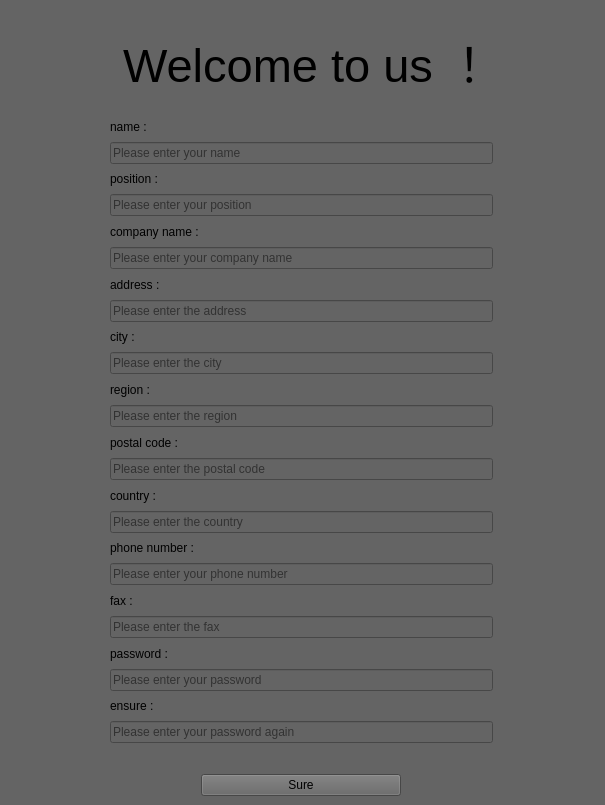
                         <widget class="QWidget" name="scrollAreaWidgetContents_3">
                          <property name="geometry">
                           <rect>
                            <x>0</x>
                            <y>0</y>
                            <width>568</width>
                            <height>805</height>
                           </rect>
                          </property>
                          <property name="maximumSize">
                           <size>
                            <width>16777215</width>
                            <height>16777215</height>
                           </size>
                          </property>
                          <property name="styleSheet">
                           <string notr="true">background-color: rgb(100, 100, 100);</string>
                          </property>
                          <layout class="QGridLayout" name="gridLayout_5">
                           <property name="leftMargin">
                            <number>9</number>
                           </property>
                           <property name="bottomMargin">
                            <number>9</number>
                           </property>
                           <item row="10" column="2">
                            <widget class="QLabel" name="label_47">
                             <property name="text">
                              <string>city :</string>
                             </property>
                             <property name="alignment">
                              <set>Qt::AlignLeading|Qt::AlignLeft|Qt::AlignVCenter</set>
                             </property>
                            </widget>
                           </item>
                           <item row="1" column="3">
                            <widget class="QLabel" name="label_55">
                             <property name="sizePolicy">
                              <sizepolicy hsizetype="Expanding" vsizetype="Preferred">
                               <horstretch>0</horstretch>
                               <verstretch>0</verstretch>
                              </sizepolicy>
                             </property>
                             <property name="minimumSize">
                              <size>
                               <width>95</width>
                               <height>0</height>
                              </size>
                             </property>
                             <property name="text">
                              <string/>
                             </property>
                            </widget>
                           </item>
                           <item row="11" column="2">
                            <widget class="QLineEdit" name="linecity">
                             <property name="maximumSize">
                              <size>
                               <width>16777215</width>
                               <height>16777215</height>
                              </size>
                             </property>
                             <property name="text">
                              <string/>
                             </property>
                             <property name="placeholderText">
                              <string>Please enter the city</string>
                             </property>
                            </widget>
                           </item>
                           <item row="1" column="0">
                            <widget class="QLabel" name="label_56">
                             <property name="sizePolicy">
                              <sizepolicy hsizetype="Expanding" vsizetype="Preferred">
                               <horstretch>0</horstretch>
                               <verstretch>0</verstretch>
                              </sizepolicy>
                             </property>
                             <property name="minimumSize">
                              <size>
                               <width>95</width>
                               <height>0</height>
                              </size>
                             </property>
                             <property name="maximumSize">
                              <size>
                               <width>16777215</width>
                               <height>16777215</height>
                              </size>
                             </property>
                             <property name="text">
                              <string/>
                             </property>
                            </widget>
                           </item>
                           <item row="4" column="2">
                            <widget class="QLabel" name="label_44">
                             <property name="text">
                              <string>position :</string>
                             </property>
                             <property name="alignment">
                              <set>Qt::AlignLeading|Qt::AlignLeft|Qt::AlignVCenter</set>
                             </property>
                            </widget>
                           </item>
                           <item row="18" column="2">
                            <widget class="QLabel" name="label_51">
                             <property name="text">
                              <string>phone number :</string>
                             </property>
                             <property name="alignment">
                              <set>Qt::AlignLeading|Qt::AlignLeft|Qt::AlignVCenter</set>
                             </property>
                            </widget>
                           </item>
                           <item row="22" column="2">
                            <widget class="QLabel" name="label_53">
                             <property name="text">
                              <string>password :</string>
                             </property>
                             <property name="alignment">
                              <set>Qt::AlignLeading|Qt::AlignLeft|Qt::AlignVCenter</set>
                             </property>
                            </widget>
                           </item>
                           <item row="20" column="2">
                            <widget class="QLabel" name="label_52">
                             <property name="text">
                              <string>fax :</string>
                             </property>
                             <property name="alignment">
                              <set>Qt::AlignLeading|Qt::AlignLeft|Qt::AlignVCenter</set>
                             </property>
                            </widget>
                           </item>
                           <item row="9" column="2">
                            <widget class="QLineEdit" name="lineaddress">
                             <property name="maximumSize">
                              <size>
                               <width>16777215</width>
                               <height>16777215</height>
                              </size>
                             </property>
                             <property name="text">
                              <string/>
                             </property>
                             <property name="placeholderText">
                              <string>Please enter the address</string>
                             </property>
                            </widget>
                           </item>
                           <item row="19" column="2">
                            <widget class="QLineEdit" name="linephone">
                             <property name="maximumSize">
                              <size>
                               <width>16777215</width>
                               <height>16777215</height>
                              </size>
                             </property>
                             <property name="text">
                              <string/>
                             </property>
                             <property name="placeholderText">
                              <string>Please enter your phone number</string>
                             </property>
                            </widget>
                           </item>
                           <item row="27" column="2" alignment="Qt::AlignHCenter">
                            <widget class="QPushButton" name="Surebtn">
                             <property name="sizePolicy">
                              <sizepolicy hsizetype="Fixed" vsizetype="Fixed">
                               <horstretch>0</horstretch>
                               <verstretch>0</verstretch>
                              </sizepolicy>
                             </property>
                             <property name="minimumSize">
                              <size>
                               <width>200</width>
                               <height>0</height>
                              </size>
                             </property>
                             <property name="maximumSize">
                              <size>
                               <width>200</width>
                               <height>16777215</height>
                              </size>
                             </property>
                             <property name="styleSheet">
                              <string notr="true">QPushButton:hover {
background-color: rgb(155, 155, 155);}
QPushButton:pressed {
background-color: rgb(180, 180, 180);}
</string>
                             </property>
                             <property name="text">
                              <string>Sure</string>
                             </property>
                            </widget>
                           </item>
                           <item row="8" column="2">
                            <widget class="QLabel" name="label_46">
                             <property name="text">
                              <string>address :</string>
                             </property>
                             <property name="alignment">
                              <set>Qt::AlignLeading|Qt::AlignLeft|Qt::AlignVCenter</set>
                             </property>
                            </widget>
                           </item>
                           <item row="26" column="2">
                            <widget class="QLabel" name="label_43">
                             <property name="text">
                              <string/>
                             </property>
                            </widget>
                           </item>
                           <item row="3" column="2">
                            <widget class="QLineEdit" name="linename">
                             <property name="sizePolicy">
                              <sizepolicy hsizetype="Expanding" vsizetype="Fixed">
                               <horstretch>0</horstretch>
                               <verstretch>0</verstretch>
                              </sizepolicy>
                             </property>
                             <property name="minimumSize">
                              <size>
                               <width>0</width>
                               <height>0</height>
                              </size>
                             </property>
                             <property name="maximumSize">
                              <size>
                               <width>16777215</width>
                               <height>16777215</height>
                              </size>
                             </property>
                             <property name="text">
                              <string/>
                             </property>
                             <property name="placeholderText">
                              <string>Please enter your name</string>
                             </property>
                            </widget>
                           </item>
                           <item row="5" column="2">
                            <widget class="QLineEdit" name="lineposition">
                             <property name="sizePolicy">
                              <sizepolicy hsizetype="Expanding" vsizetype="Fixed">
                               <horstretch>0</horstretch>
                               <verstretch>0</verstretch>
                              </sizepolicy>
                             </property>
                             <property name="maximumSize">
                              <size>
                               <width>16777215</width>
                               <height>16777215</height>
                              </size>
                             </property>
                             <property name="text">
                              <string/>
                             </property>
                             <property name="placeholderText">
                              <string>Please enter your position</string>
                             </property>
                            </widget>
                           </item>
                           <item row="7" column="2">
                            <widget class="QLineEdit" name="linecompany">
                             <property name="maximumSize">
                              <size>
                               <width>16777215</width>
                               <height>16777215</height>
                              </size>
                             </property>
                             <property name="text">
                              <string/>
                             </property>
                             <property name="placeholderText">
                              <string>Please enter your company name</string>
                             </property>
                            </widget>
                           </item>
                           <item row="12" column="2">
                            <widget class="QLabel" name="label_48">
                             <property name="text">
                              <string>region :</string>
                             </property>
                             <property name="alignment">
                              <set>Qt::AlignLeading|Qt::AlignLeft|Qt::AlignVCenter</set>
                             </property>
                            </widget>
                           </item>
                           <item row="2" column="2">
                            <widget class="QLabel" name="label_30">
                             <property name="minimumSize">
                              <size>
                               <width>0</width>
                               <height>0</height>
                              </size>
                             </property>
                             <property name="text">
                              <string>name :</string>
                             </property>
                             <property name="alignment">
                              <set>Qt::AlignLeading|Qt::AlignLeft|Qt::AlignVCenter</set>
                             </property>
                            </widget>
                           </item>
                           <item row="15" column="2">
                            <widget class="QLineEdit" name="linepostalcode">
                             <property name="maximumSize">
                              <size>
                               <width>16777215</width>
                               <height>16777215</height>
                              </size>
                             </property>
                             <property name="text">
                              <string/>
                             </property>
                             <property name="placeholderText">
                              <string>Please enter the postal code</string>
                             </property>
                            </widget>
                           </item>
                           <item row="1" column="2">
                            <widget class="QLabel" name="label_31">
                             <property name="sizePolicy">
                              <sizepolicy hsizetype="Expanding" vsizetype="Minimum">
                               <horstretch>0</horstretch>
                               <verstretch>0</verstretch>
                              </sizepolicy>
                             </property>
                             <property name="minimumSize">
                              <size>
                               <width>0</width>
                               <height>100</height>
                              </size>
                             </property>
                             <property name="maximumSize">
                              <size>
                               <width>16777215</width>
                               <height>100</height>
                              </size>
                             </property>
                             <property name="styleSheet">
                              <string notr="true">QLabel{
	font: 700 18pt &quot;Times New Roman&quot;;
	font: 35pt
}</string>
                             </property>
                             <property name="text">
                              <string> Welcome to us ！</string>
                             </property>
                             <property name="alignment">
                              <set>Qt::AlignCenter</set>
                             </property>
                            </widget>
                           </item>
                           <item row="14" column="2">
                            <widget class="QLabel" name="label_49">
                             <property name="text">
                              <string>postal code :</string>
                             </property>
                             <property name="alignment">
                              <set>Qt::AlignLeading|Qt::AlignLeft|Qt::AlignVCenter</set>
                             </property>
                            </widget>
                           </item>
                           <item row="16" column="2">
                            <widget class="QLabel" name="label_50">
                             <property name="text">
                              <string>country :</string>
                             </property>
                             <property name="alignment">
                              <set>Qt::AlignLeading|Qt::AlignLeft|Qt::AlignVCenter</set>
                             </property>
                            </widget>
                           </item>
                           <item row="13" column="2">
                            <widget class="QLineEdit" name="lineregion">
                             <property name="maximumSize">
                              <size>
                               <width>16777215</width>
                               <height>16777215</height>
                              </size>
                             </property>
                             <property name="text">
                              <string/>
                             </property>
                             <property name="placeholderText">
                              <string>Please enter the region</string>
                             </property>
                            </widget>
                           </item>
                           <item row="23" column="2">
                            <widget class="QLineEdit" name="linepassword">
                             <property name="maximumSize">
                              <size>
                               <width>16777215</width>
                               <height>16777215</height>
                              </size>
                             </property>
                             <property name="styleSheet">
                              <string notr="true"/>
                             </property>
                             <property name="inputMask">
                              <string/>
                             </property>
                             <property name="text">
                              <string/>
                             </property>
                             <property name="frame">
                              <bool>true</bool>
                             </property>
                             <property name="echoMode">
                              <enum>QLineEdit::Password</enum>
                             </property>
                             <property name="dragEnabled">
                              <bool>false</bool>
                             </property>
                             <property name="readOnly">
                              <bool>false</bool>
                             </property>
                             <property name="placeholderText">
                              <string>Please enter your password</string>
                             </property>
                             <property name="cursorMoveStyle">
                              <enum>Qt::LogicalMoveStyle</enum>
                             </property>
                            </widget>
                           </item>
                           <item row="6" column="2">
                            <widget class="QLabel" name="label_45">
                             <property name="text">
                              <string>company name :</string>
                             </property>
                             <property name="alignment">
                              <set>Qt::AlignLeading|Qt::AlignLeft|Qt::AlignVCenter</set>
                             </property>
                            </widget>
                           </item>
                           <item row="25" column="2">
                            <widget class="QLineEdit" name="lineensure">
                             <property name="sizePolicy">
                              <sizepolicy hsizetype="Expanding" vsizetype="Fixed">
                               <horstretch>0</horstretch>
                               <verstretch>0</verstretch>
                              </sizepolicy>
                             </property>
                             <property name="maximumSize">
                              <size>
                               <width>16777215</width>
                               <height>16777215</height>
                              </size>
                             </property>
                             <property name="text">
                              <string/>
                             </property>
                             <property name="echoMode">
                              <enum>QLineEdit::Password</enum>
                             </property>
                             <property name="placeholderText">
                              <string>Please enter your password again</string>
                             </property>
                            </widget>
                           </item>
                           <item row="21" column="2">
                            <widget class="QLineEdit" name="linefax">
                             <property name="maximumSize">
                              <size>
                               <width>16777215</width>
                               <height>16777215</height>
                              </size>
                             </property>
                             <property name="text">
                              <string/>
                             </property>
                             <property name="placeholderText">
                              <string>Please enter the fax</string>
                             </property>
                            </widget>
                           </item>
                           <item row="17" column="2">
                            <widget class="QLineEdit" name="linecountry">
                             <property name="maximumSize">
                              <size>
                               <width>16777215</width>
                               <height>16777215</height>
                              </size>
                             </property>
                             <property name="text">
                              <string/>
                             </property>
                             <property name="placeholderText">
                              <string>Please enter the country</string>
                             </property>
                            </widget>
                           </item>
                           <item row="24" column="2">
                            <widget class="QLabel" name="label_54">
                             <property name="text">
                              <string>ensure :</string>
                             </property>
                             <property name="alignment">
                              <set>Qt::AlignLeading|Qt::AlignLeft|Qt::AlignVCenter</set>
                             </property>
                            </widget>
                           </item>
                          </layout>
                         </widget>
